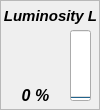
  <widget class="QFrame" name="frame">
   <property name="geometry">
    <rect>
     <x>12</x>
     <y>10</y>
     <width>100</width>
     <height>110</height>
    </rect>
   </property>
   <property name="minimumSize">
    <size>
     <width>100</width>
     <height>110</height>
    </size>
   </property>
   <property name="maximumSize">
    <size>
     <width>100</width>
     <height>110</height>
    </size>
   </property>
   <property name="frameShape">
    <enum>QFrame::StyledPanel</enum>
   </property>
   <property name="frameShadow">
    <enum>QFrame::Plain</enum>
   </property>
   <widget class="QLabel" name="label">
    <property name="geometry">
     <rect>
      <x>0</x>
      <y>0</y>
      <width>101</width>
      <height>31</height>
     </rect>
    </property>
    <property name="font">
     <font>
      <pointsize>11</pointsize>
      <weight>75</weight>
      <italic>true</italic>
      <bold>true</bold>
      <underline>false</underline>
     </font>
    </property>
    <property name="text">
     <string>Luminosity L</string>
    </property>
    <property name="alignment">
     <set>Qt::AlignCenter</set>
    </property>
   </widget>
   <widget class="QLabel" name="label_ch1">
    <property name="geometry">
     <rect>
      <x>0</x>
      <y>80</y>
      <width>71</width>
      <height>31</height>
     </rect>
    </property>
    <property name="font">
     <font>
      <pointsize>12</pointsize>
      <weight>75</weight>
      <italic>true</italic>
      <bold>true</bold>
     </font>
    </property>
    <property name="text">
     <string>0 %</string>
    </property>
    <property name="alignment">
     <set>Qt::AlignCenter</set>
    </property>
   </widget>
   <widget class="QProgressBar" name="progressBar_ch1">
    <property name="geometry">
     <rect>
      <x>70</x>
      <y>30</y>
      <width>21</width>
      <height>71</height>
     </rect>
    </property>
    <property name="sizePolicy">
     <sizepolicy hsizetype="Fixed" vsizetype="Expanding">
      <horstretch>0</horstretch>
      <verstretch>0</verstretch>
     </sizepolicy>
    </property>
    <property name="value">
     <number>0</number>
    </property>
    <property name="alignment">
     <set>Qt::AlignCenter</set>
    </property>
    <property name="textVisible">
     <bool>false</bool>
    </property>
    <property name="orientation">
     <enum>Qt::Vertical</enum>
    </property>
    <property name="invertedAppearance">
     <bool>false</bool>
    </property>
    <property name="textDirection">
     <enum>QProgressBar::TopToBottom</enum>
    </property>
   </widget>
   <widget class="QLabel" name="icon_ch1">
    <property name="geometry">
     <rect>
      <x>10</x>
      <y>30</y>
      <width>51</width>
      <height>51</height>
     </rect>
    </property>
    <property name="text">
     <string/>
    </property>
    <property name="pixmap">
     <pixmap resource="resources.qrc">:/resources/img/resources/img/Moon-icon.png</pixmap>
    </property>
    <property name="scaledContents">
     <bool>true</bool>
    </property>
   </widget>
  </widget>
